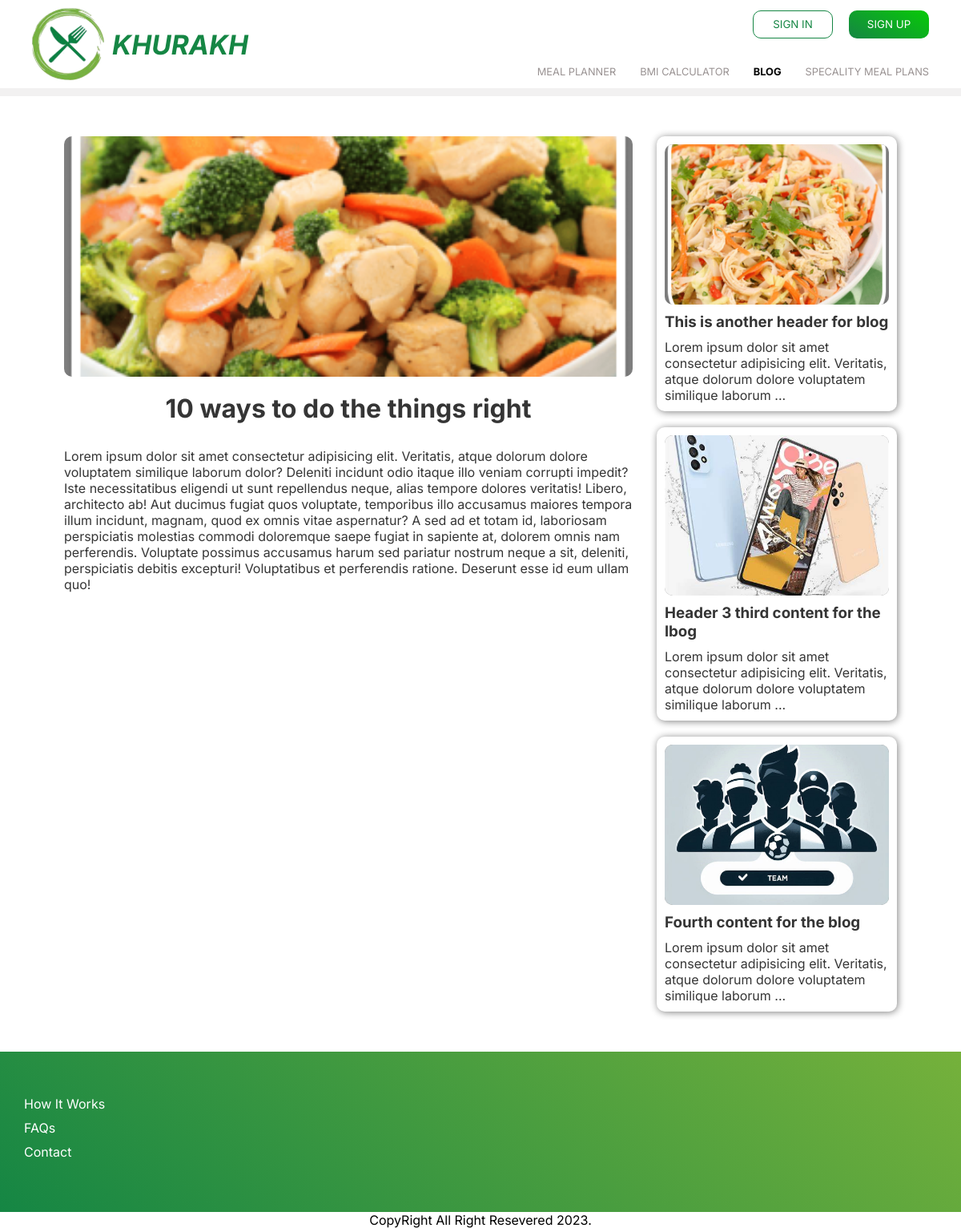
Page /blogs/1/ on the earlier database version.
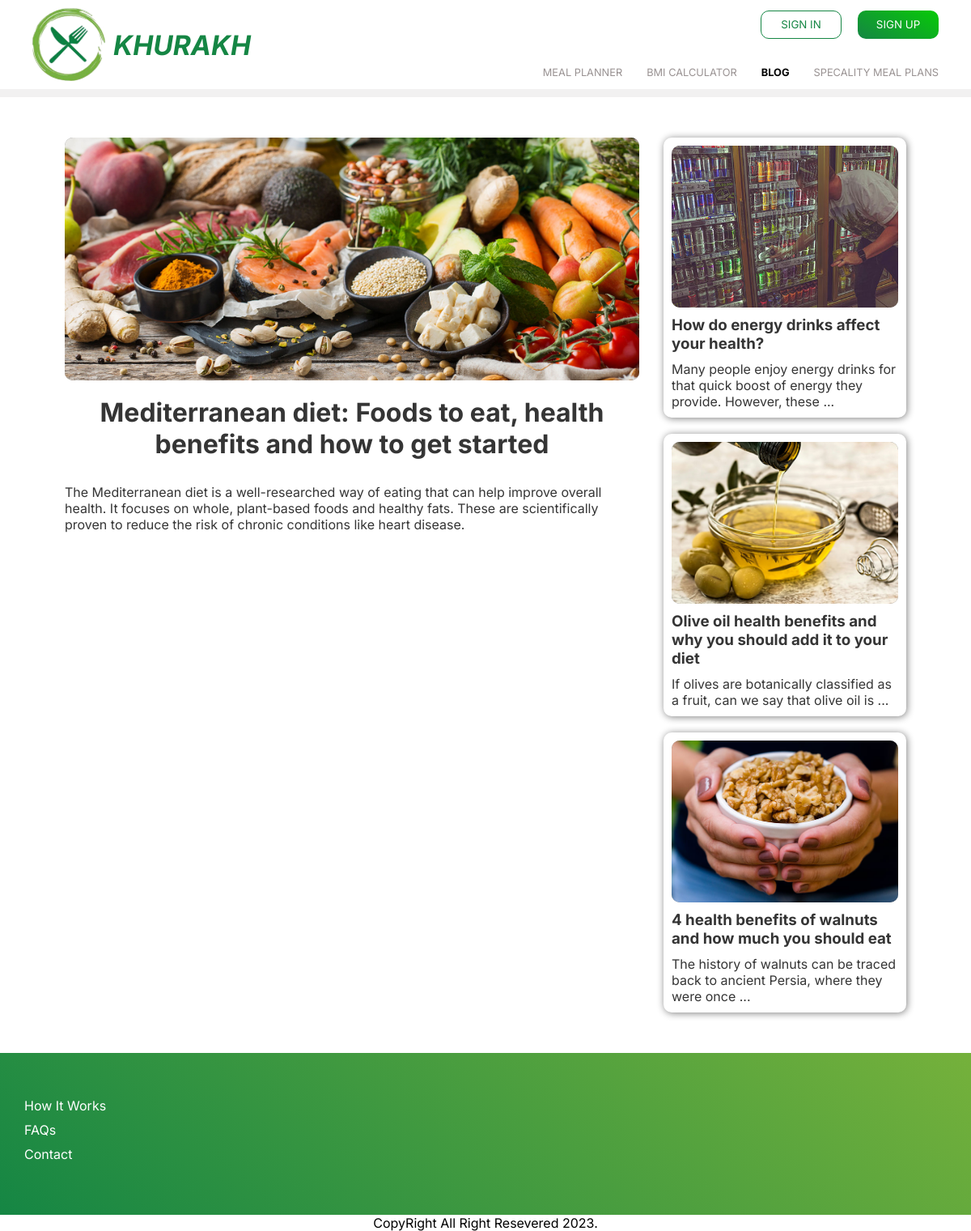
Same page on the later database version.
### mealplans/models.py (models this page shows, shortened)
class BlogContents(models.Model):
    image = models.ImageField(upload_to='images/blog/content/',blank=True,null=True)
    header = models.CharField(max_length=200)
    description = models.TextField(blank=True,null=True)
    updated_at = models.DateTimeField(auto_now=True)
    created_at = models.DateTimeField(auto_now_add=True)
    def short_description(self):
        if self.description:
            words = self.description.split()
            if len(words) > 15:
                return ' '.join(words[:15]) + ' ...'
        return self.description

### mealplans/views.py (the view)
# urls.py: path('blogs/<int:pk>/',views.blog_content_view,name='blog-content-view'),
def blog_content_view(request,pk):
    blog_content = get_object_or_404(BlogContents,pk=pk)
    related_contents = BlogContents.objects.exclude(pk=pk)[:3]
    return render(request,'blog/blog_content_view.html',{'data':blog_content,'contents':related_contents})

### mealplans/templates/blog/blog_content_view.html
{% extends 'main.html' %}
{% load static  %}
{% block content %}
    <div class="main_blog_container">
        <div class="blog-container">
            <div class="img_banner_box">
                <img src="{{data.image.url}}" alt="">
            </div>
            <h1 class="txt-center">{{data.header}}</h1>
            <p class="blog_description">{{data.description}}</p>
        </div>
        <div class="box_container">
            {% for content in contents%}
                <a href="{% url 'blog-content-view' content.id %}" class="content_box">
                    <div class="img_box">
                        <img src="{{content.image.url}}" alt="">
                    </div>
                    <h3 class="content_header">{{content.header}}</h3>
                    <p class="short_description">{{content.short_description}}</p>
                </a>
            {% endfor %}
        </div>
    </div>
{% endblock content %}

### templates/main.html (shortened to what this page needs)
<!DOCTYPE html>
{% load static %}
<html lang="en">
<head>
    <link rel="stylesheet" type="text/css" href="{% static 'styles/main.css' %}">
</head>
<body>
    {% include 'nav.html' %}
    {% block content %}
    {% endblock %}
    <div class="footer">
        <ul class="foot_nav">
            <li>How It Works</li>
            <li>FAQs</li>
            <li>Contact</li>
        </ul>
            <ul class="social_media">
            </ul>
        </div>
        <p style="margin-top: 0; text-align: center; padding: 0px;">CopyRight All Right Resevered 2023.</p>
</body>
</html>

### templates/nav.html (shortened to what this page needs)
<nav class="navbar">
{%load static%}
    <a class="logo_box" href="/">
        <img src="{%static 'images/logo.svg'%}" alt="">
        <div class="title">
            <h2>KHURAKH</h2>
        </div>
    </a>
    <div class="right_nav_content">
        <div class="top_buttons">
            {% if user.is_authenticated %}
            <div class="user_box profile-icon"  onclick="toggleDropdown()">
                <span class="icon material-symbols-outlined">
                    person
                    </span>
                    <span class="icon material-symbols-outlined menu">
                        Menu
                        </span>
                <div class="user-info">{{ user.first_name }} {{ user.last_name }}</div>
            </div>
            <div class="dropdown" id="dropdownMenu">
                <a href="{% url 'profile' %}">Profile</a>
                <a href="{% url 'logout' %}">Logout</a>
                <div class="mobile_box">
                    <a href="{% url 'pre-meal-plan' %}">MEAL PLANNER</a>
                    <a href="{% url 'calculator' %}">BMI CALCULATOR</a>
                    <a href="{% url 'blog-view' %}">BLOG</a></li>
                    <a href="/no-path">SPECALITY MEAL PLANS</a>
                </div>
            </div>
            <!-- <a href="{% url 'logout' %}">
                <button class="global_btn">LOGOUT</button>
            </a> -->
            {% else %}
                <button class="global_btn outline" onclick="openDialog()">SIGN IN</button>
                <a href="/signup"><button class="global_btn">SIGN UP</button></a>
            {% endif %}
        </div>
        <div class="nav_items">
            <ul class="hide">
                <li><a href="{% url 'pre-meal-plan' %}">MEAL PLANNER</a></li>
                <li><a href="{% url 'calculator' %}">BMI CALCULATOR</a></li>
                <li><a href="{% url 'blog-view' %}">BLOG</a></li>
                <li><a href="/no-path">SPECALITY MEAL PLANS</a></li>
            </ul>
        </div>
    </div>
</nav>

### static/styles/main.css (style rules this page uses)
* { padding: 0; margin: 0; box-sizing: border-box; font-family: "Inter", sans-serif; }
:root { --primary-color: #158644; --web-green:#128047; --secondary-color: #C5F6DD; --green-logo:#75b13b; --page-bg:#F2F1F1; --text-color-light:white; --text-color-dark:black; --font-family: "Inter", sans-serif; --radius:10px; --text-color:#999292; --font-size-large: 18px; --light-black:rgb(53, 53, 53); --font-size-small: 14px; --spacing: 16px; }
body { max-width: 1500px; margin: auto; }
.global_btn { min-height: 35px; padding-left: 10px; padding-right: 10px; min-width: 100px; border: none; background-image: linear-gradient(30deg, var(--primary-color), rgb(7, 202, 7)); color: rgb(254, 254, 254); border-radius: var(--radius); transition: 0.3s ease-in-out; cursor: pointer; }
.global_btn.outline { background-color: transparent; color: var(--primary-color); background-image: none; border: 1.5px solid var(--primary-color); }
.navbar { position: sticky; top: 0; z-index: 100; background-color: white; height: 120px; padding: 10px; padding-left: 30px; padding-right: 30px; display: flex; place-content: center; place-items: center; justify-content: space-between; border-bottom: 10px solid var(--page-bg); }
.navbar .logo_box { padding: 10px; display: flex; -moz-column-gap: 10px; column-gap: 10px; }
.navbar .logo_box .title { display: flex; flex-direction: column; place-content: center; }
.navbar .logo_box .title h2 { color: var(--primary-color); font-style: italic; font-size: 2.1rem; font-weight: bold; }
.navbar .logo_box img { max-height: 90px; margin: auto; }
.navbar .right_nav_content { margin-right: 10px; width: 60%; display: flex; justify-content: right; flex-direction: column; gap: 30px; }
.navbar .right_nav_content .top_buttons { display: flex; justify-content: right; -moz-column-gap: 20px; column-gap: 20px; }
.navbar .right_nav_content .nav_items ul { display: flex; list-style: none; justify-content: right; -moz-column-gap: 30px; column-gap: 30px; }
.navbar .right_nav_content .nav_items ul li.active { font-weight: bold; color: black; }
.navbar .right_nav_content .nav_items ul li.active a { color: black; }
.navbar .right_nav_content .nav_items ul a { text-decoration: none; color: var(--text-color); font-size: 0.8rem; transition: 0.3s ease-in-out; }
.footer { display: flex; background-image: linear-gradient(40deg, var(--primary-color), var(--green-logo)); height: 200px; justify-content: space-between; place-items: center; padding: 30px; margin-top: 50px; }
.footer .foot_nav { list-style: none; color: white; -moz-column-gap: 20px; column-gap: 20px; }
.footer .foot_nav li { cursor: pointer; margin-bottom: 10px; }
.footer .social_media { list-style: none; display: flex; color: white; -moz-column-gap: 20px; column-gap: 20px; }
a { text-decoration: none; }
.blog-container { padding: 0px 80px; }
.blog-container h1 { text-align: center; color: var(--light-black); margin-bottom: 20px; }
.blog-container .img_banner_box { height: 400px; border-radius: 10px; overflow: hidden; background-color: gray; }
.blog-container .img_banner_box img { height: 100%; width: 100%; -o-object-fit: cover; object-fit: cover; -o-object-position: center; object-position: center; }
.blog-container .blog_description { margin-top: 30px; color: var(--light-black); }
.box_container { display: grid; grid-template-columns: repeat(auto-fill, minmax(300px, 1fr)); gap: 20px; margin-top: 50px; }
.box_container .content_box { box-shadow: 1px 1px 10px gray; padding: 10px; overflow: hidden; border-radius: 10px; min-height: 300px; cursor: pointer; transition: 0.5s ease-in-out; }
.box_container .content_box .img_box { height: 200px; background-color: gray; border-radius: 10px; overflow: hidden; }
.box_container .content_box .img_box img { height: 100%; width: 100%; -o-object-fit: cover; object-fit: cover; -o-object-position: center; object-position: center; }
.box_container .content_box .content_header { margin-top: 10px; color: var(--light-black); }
.box_container .content_box .short_description { margin-top: 10px; color: var(--light-black); }
.main_blog_container { display: flex; padding: 0px 80px; gap: 30px; }
.main_blog_container .blog-container { padding: 0; margin-top: 50px; }
.main_blog_container .blog-container .img_banner_box { height: 300px; }
.main_blog_container .blog-container h1 { margin-top: 20px; }

Differences in the rows shown:
changed BlogContents: image: a different picture; header "10 ways to do the things right" → "Mediterranean diet: Foods to eat, health benefits and how to get started"; description "Lorem ipsum dolor sit amet consectetur adipisicing elit. Veritatis, atque dolorum dolore voluptatem similique laborum dolor? Deleniti incidunt odio itaque illo veniam corrupti impedit? Iste necessitatibus eligendi ut sunt repellendus neque, alias tempore dolores veritatis! Libero, architecto ab! Aut ducimus fugiat quos voluptate, temporibus illo accusamus maiores tempora illum incidunt, magnam, quod ex omnis vitae aspernatur? A sed ad et totam id, laboriosam perspiciatis molestias commodi doloremque saepe fugiat in sapiente at, dolorem omnis nam perferendis. Voluptate possimus accusamus harum sed pariatur nostrum neque a sit, deleniti, perspiciatis debitis excepturi! Voluptatibus et…" → "The Mediterranean diet is a well-researched way of eating that can help improve overall health. It focuses on whole, plant-based foods and healthy fats. These are scientifically proven to reduce the risk of chronic conditions like heart disease."
changed BlogContents: image: a different picture; header "This is another header for blog" → "How do energy drinks affect your health?"; short_description "Lorem ipsum dolor sit amet consectetur adipisicing elit. Veritatis, atque dolorum dolore voluptatem similique laborum ..." → "Many people enjoy energy drinks for that quick boost of energy they provide. However, these ..."
changed BlogContents: image: a different picture; header "Header 3 third content for the lbog" → "Olive oil health benefits and why you should add it to your diet"; short_description "Lorem ipsum dolor sit amet consectetur adipisicing elit. Veritatis, atque dolorum dolore voluptatem similique laborum ..." → "If olives are botanically classified as a fruit, can we say that olive oil is ..."
changed BlogContents: image: a different picture; header "Fourth content for the blog" → "4 health benefits of walnuts and how much you should eat"; short_description "Lorem ipsum dolor sit amet consectetur adipisicing elit. Veritatis, atque dolorum dolore voluptatem similique laborum ..." → "The history of walnuts can be traced back to ancient Persia, where they were once ..."
